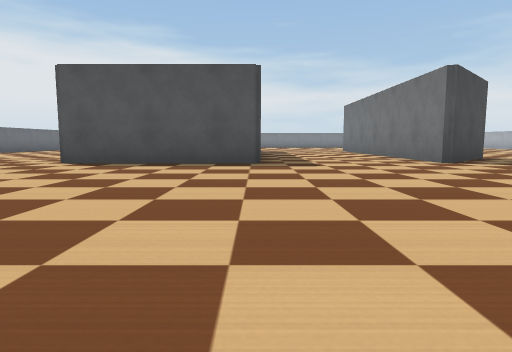
[1] (above)

21 first-person views from a walk through a world built for the Webots simulator. The camera is 0.23 m above the floor, tilts 6° down and sees 75° across. The floor is counted in squares, 0.5 m on a side. Each view is taken from the middle of a square. On the plan, view 1 faces up. The plan holds only what a view shows up to about 9 squares ahead; the rest is blank. Robots are left out. Webots' stock objects and surfaces are drawn as simple stand-ins.

[2]
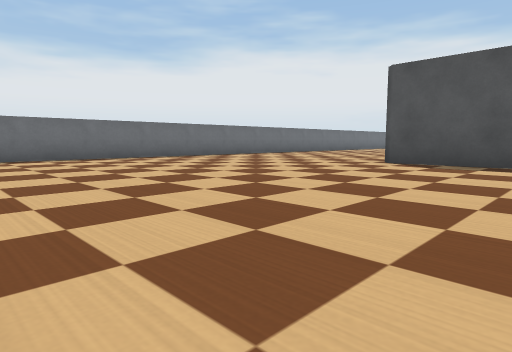

[3]
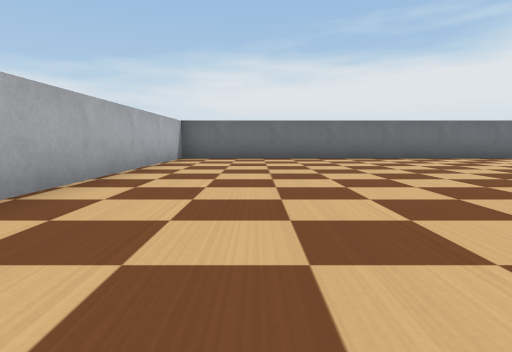

[4]
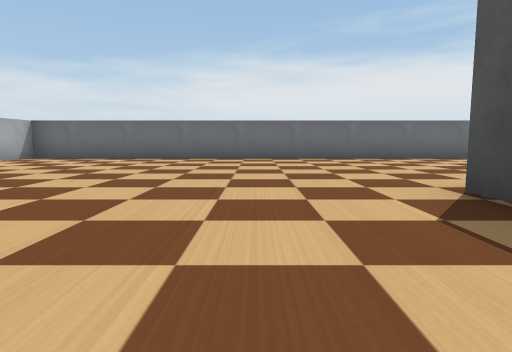

[5]
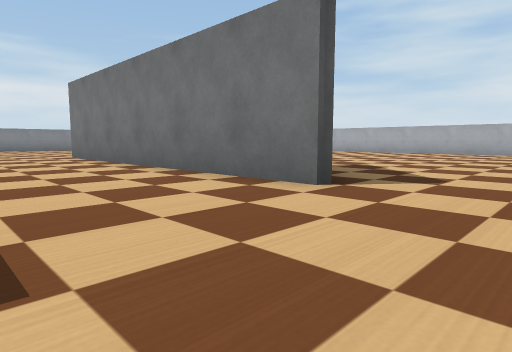

[6]
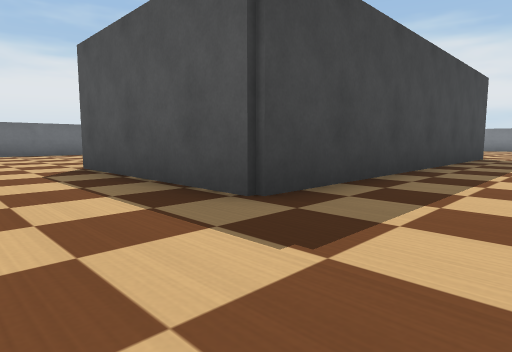

[7]
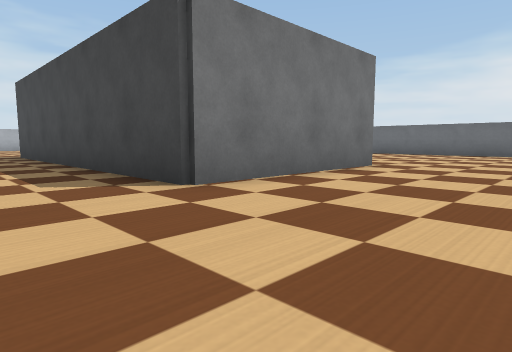

[8]
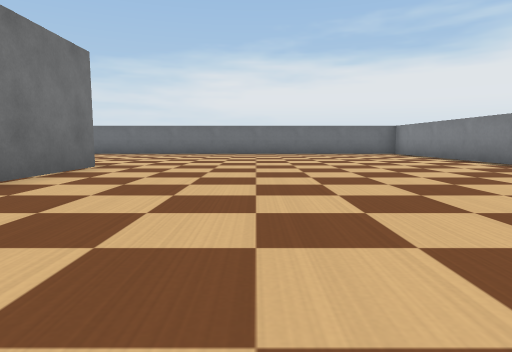

[9]
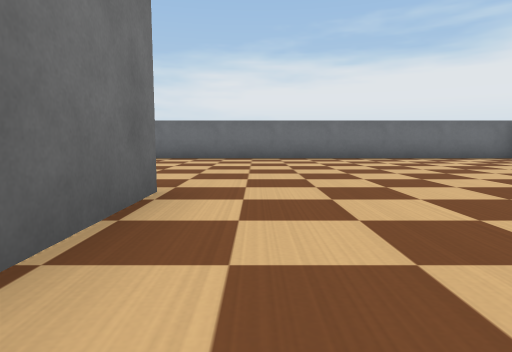

[10]
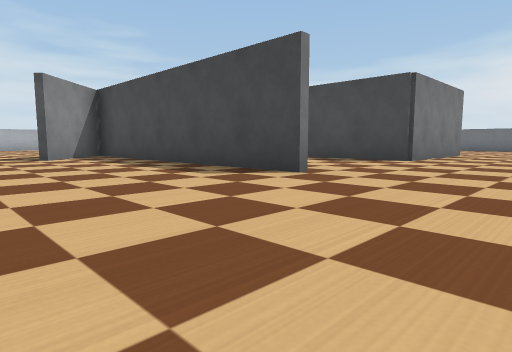

[11]
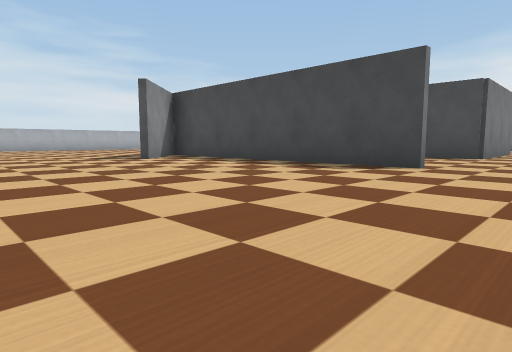

[12]
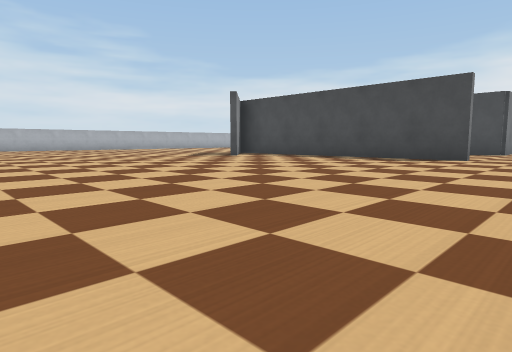

[13]
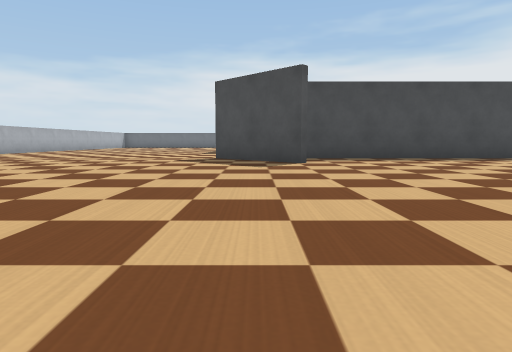

[14]
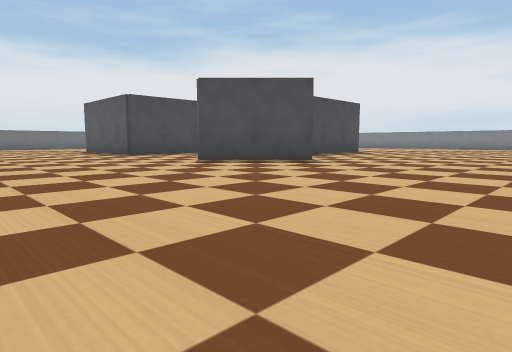

[15]
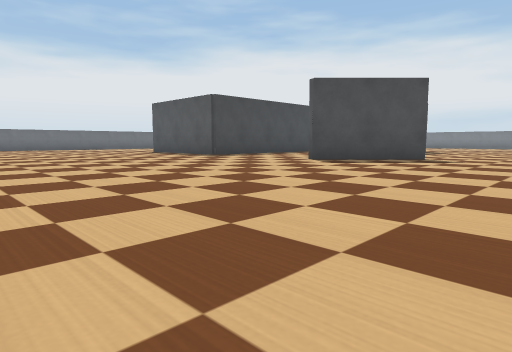

[16]
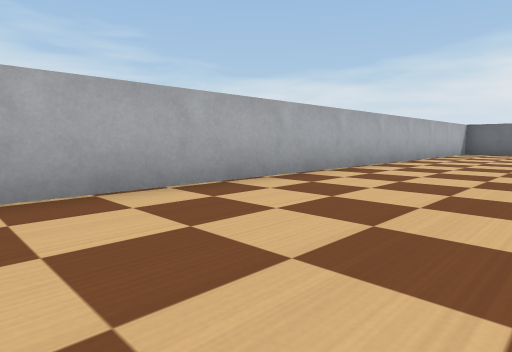

[17]
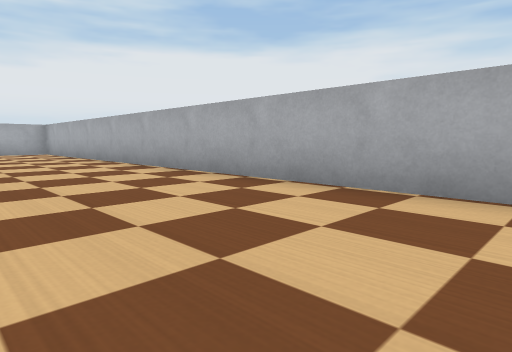

[18]
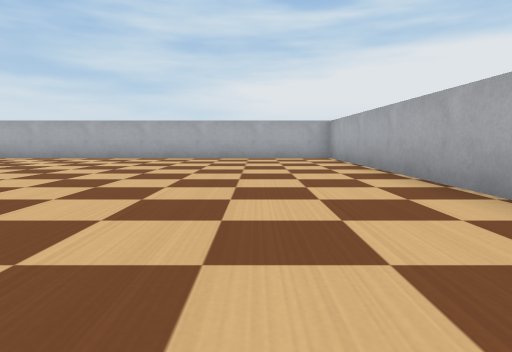

[19]
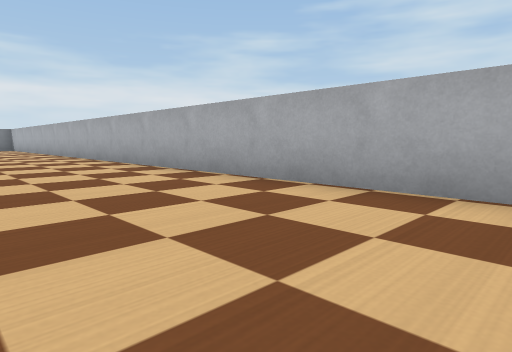

[20]
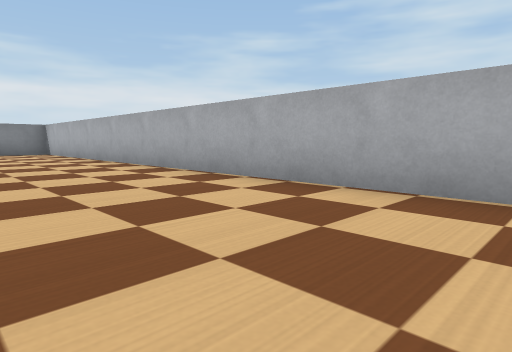

[21]
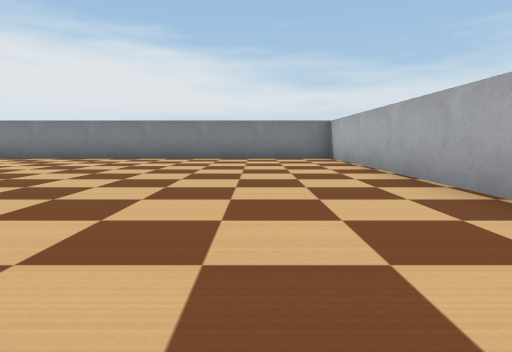

### Floor plan
Points are (right, up) in squares from view 1. A wall is a line through its corners. A room is listed if a view was taken in it or the views show most of it. See-through windows are left out.
Room 1 (views 1, 2, 3, 4, 5, 6, 7, 8, 9, 10, 11, 12, 13, 14, 15, 16, 17, 18, 19, 20, 21)
walls: (4.9, 8.1) (6, 9.1); (6.1, 9) (3.9, 6.8) (3.9, 15); (4.1, 15.1) (4.1, 9); (-4.1, 15.1) (0.1, 15.1) (0.1, 6.9) (-4.1, 6.9); (-10, 10.8) (-10, -1) (14, -1) (14, 23) (5, 23); (-4.5, 23) (-7.1, 23); (-10, 23) (-10, 13.2)

Where each view was taken, in squares from view 1:
view 1: 0 up, 0 right, facing up
view 2: 0 up, 1 left, facing up-left
view 3: 1 up, 1 left, facing left
view 4: 5 up, 1 left, facing left
view 5: 5 up, 1 right, facing up-right
view 6: 5 up, 2 right, facing up-left
view 7: 18 up, 2 right, facing down-left
view 8: 18 up, 2 right, facing left
view 9: 16 up, 1 left, facing left
view 10: 18 up, 8 right, facing down-left
view 11: 17 up, 10 right, facing down-left
view 12: 17 up, 13 right, facing down-left
view 13: 8 up, 13 right, facing left
view 14: 2 up, 11 right, facing up-left
view 15: 0 up, 9 right, facing up-left
view 16: 2 up, 3 right, facing down-left
view 17: 2 up, 1 right, facing down-right
view 18: 1 up, 5 right, facing right
view 19: 4 up, 11 right, facing up-right
view 20: 10 up, 11 right, facing up-right
view 21: 14 up, 12 right, facing up
